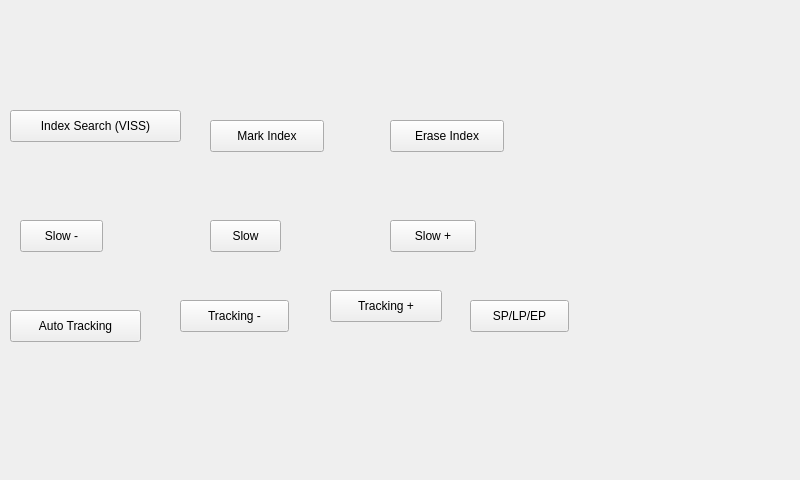
<?xml version="1.0" encoding="UTF-8"?>
<ui version="4.0">
 <class>PIRVCRForm</class>
 <widget class="QWidget" name="PIRVCRForm">
  <property name="geometry">
   <rect>
    <x>0</x>
    <y>0</y>
    <width>800</width>
    <height>480</height>
   </rect>
  </property>
  <property name="windowTitle">
   <string>Form</string>
  </property>
  <widget class="QPushButton" name="autoTrackingButton">
   <property name="geometry">
    <rect>
     <x>10</x>
     <y>310</y>
     <width>131</width>
     <height>32</height>
    </rect>
   </property>
   <property name="sizePolicy">
    <sizepolicy hsizetype="Expanding" vsizetype="Expanding">
     <horstretch>0</horstretch>
     <verstretch>0</verstretch>
    </sizepolicy>
   </property>
   <property name="text">
    <string>Auto Tracking</string>
   </property>
  </widget>
  <widget class="QPushButton" name="vhsSpeedButton">
   <property name="geometry">
    <rect>
     <x>470</x>
     <y>300</y>
     <width>99</width>
     <height>32</height>
    </rect>
   </property>
   <property name="sizePolicy">
    <sizepolicy hsizetype="Expanding" vsizetype="Expanding">
     <horstretch>0</horstretch>
     <verstretch>0</verstretch>
    </sizepolicy>
   </property>
   <property name="text">
    <string>SP/LP/EP</string>
   </property>
  </widget>
  <widget class="QPushButton" name="trackingMinusButton">
   <property name="geometry">
    <rect>
     <x>180</x>
     <y>300</y>
     <width>109</width>
     <height>32</height>
    </rect>
   </property>
   <property name="sizePolicy">
    <sizepolicy hsizetype="Expanding" vsizetype="Expanding">
     <horstretch>0</horstretch>
     <verstretch>0</verstretch>
    </sizepolicy>
   </property>
   <property name="text">
    <string>Tracking -</string>
   </property>
  </widget>
  <widget class="QPushButton" name="slowPlusButton">
   <property name="geometry">
    <rect>
     <x>390</x>
     <y>220</y>
     <width>86</width>
     <height>32</height>
    </rect>
   </property>
   <property name="sizePolicy">
    <sizepolicy hsizetype="Expanding" vsizetype="Expanding">
     <horstretch>0</horstretch>
     <verstretch>0</verstretch>
    </sizepolicy>
   </property>
   <property name="text">
    <string>Slow +</string>
   </property>
  </widget>
  <widget class="QPushButton" name="trackingPlusButton">
   <property name="geometry">
    <rect>
     <x>330</x>
     <y>290</y>
     <width>112</width>
     <height>32</height>
    </rect>
   </property>
   <property name="sizePolicy">
    <sizepolicy hsizetype="Expanding" vsizetype="Expanding">
     <horstretch>0</horstretch>
     <verstretch>0</verstretch>
    </sizepolicy>
   </property>
   <property name="text">
    <string>Tracking +</string>
   </property>
  </widget>
  <widget class="QPushButton" name="slowButton">
   <property name="geometry">
    <rect>
     <x>210</x>
     <y>220</y>
     <width>71</width>
     <height>32</height>
    </rect>
   </property>
   <property name="sizePolicy">
    <sizepolicy hsizetype="Expanding" vsizetype="Expanding">
     <horstretch>0</horstretch>
     <verstretch>0</verstretch>
    </sizepolicy>
   </property>
   <property name="text">
    <string>Slow</string>
   </property>
  </widget>
  <widget class="QPushButton" name="slowMinusButton">
   <property name="geometry">
    <rect>
     <x>20</x>
     <y>220</y>
     <width>83</width>
     <height>32</height>
    </rect>
   </property>
   <property name="sizePolicy">
    <sizepolicy hsizetype="Expanding" vsizetype="Expanding">
     <horstretch>0</horstretch>
     <verstretch>0</verstretch>
    </sizepolicy>
   </property>
   <property name="text">
    <string>Slow -</string>
   </property>
  </widget>
  <widget class="QPushButton" name="indexSearchButton">
   <property name="geometry">
    <rect>
     <x>10</x>
     <y>110</y>
     <width>171</width>
     <height>32</height>
    </rect>
   </property>
   <property name="text">
    <string>Index Search (VISS)</string>
   </property>
  </widget>
  <widget class="QPushButton" name="markIndexButton">
   <property name="geometry">
    <rect>
     <x>210</x>
     <y>120</y>
     <width>114</width>
     <height>32</height>
    </rect>
   </property>
   <property name="text">
    <string>Mark Index</string>
   </property>
  </widget>
  <widget class="QPushButton" name="eraseIndexButton">
   <property name="geometry">
    <rect>
     <x>390</x>
     <y>120</y>
     <width>114</width>
     <height>32</height>
    </rect>
   </property>
   <property name="text">
    <string>Erase Index</string>
   </property>
  </widget>
 </widget>
 <resources/>
 <connections/>
</ui>
